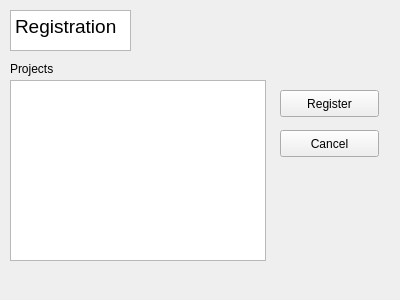
<?xml version="1.0" encoding="UTF-8"?>
<ui version="4.0">
 <class>projectRegistration</class>
 <widget class="QWidget" name="projectRegistration">
  <property name="geometry">
   <rect>
    <x>0</x>
    <y>0</y>
    <width>400</width>
    <height>300</height>
   </rect>
  </property>
  <property name="windowTitle">
   <string>Form</string>
  </property>
  <widget class="QTextBrowser" name="registration">
   <property name="geometry">
    <rect>
     <x>10</x>
     <y>10</y>
     <width>121</width>
     <height>41</height>
    </rect>
   </property>
   <property name="html">
    <string>&lt;!DOCTYPE HTML PUBLIC &quot;-//W3C//DTD HTML 4.0//EN&quot; &quot;http://www.w3.org/TR/REC-html40/strict.dtd&quot;&gt;
&lt;html&gt;&lt;head&gt;&lt;meta name=&quot;qrichtext&quot; content=&quot;1&quot; /&gt;&lt;style type=&quot;text/css&quot;&gt;
p, li { white-space: pre-wrap; }
&lt;/style&gt;&lt;/head&gt;&lt;body style=&quot; font-family:'Ubuntu'; font-size:11pt; font-weight:400; font-style:normal;&quot;&gt;
&lt;p style=&quot; margin-top:0px; margin-bottom:0px; margin-left:0px; margin-right:0px; -qt-block-indent:0; text-indent:0px;&quot;&gt;&lt;span style=&quot; font-size:14pt;&quot;&gt;Registration&lt;/span&gt;&lt;/p&gt;&lt;/body&gt;&lt;/html&gt;</string>
   </property>
  </widget>
  <widget class="QListWidget" name="projectList">
   <property name="geometry">
    <rect>
     <x>10</x>
     <y>80</y>
     <width>256</width>
     <height>181</height>
    </rect>
   </property>
  </widget>
  <widget class="QLabel" name="projectLabel">
   <property name="geometry">
    <rect>
     <x>10</x>
     <y>60</y>
     <width>67</width>
     <height>17</height>
    </rect>
   </property>
   <property name="text">
    <string>Projects</string>
   </property>
  </widget>
  <widget class="QPushButton" name="registerButton">
   <property name="geometry">
    <rect>
     <x>280</x>
     <y>90</y>
     <width>99</width>
     <height>27</height>
    </rect>
   </property>
   <property name="text">
    <string>Register</string>
   </property>
  </widget>
  <widget class="QPushButton" name="cancelButton">
   <property name="geometry">
    <rect>
     <x>280</x>
     <y>130</y>
     <width>99</width>
     <height>27</height>
    </rect>
   </property>
   <property name="text">
    <string>Cancel</string>
   </property>
  </widget>
 </widget>
 <resources/>
 <connections/>
</ui>
